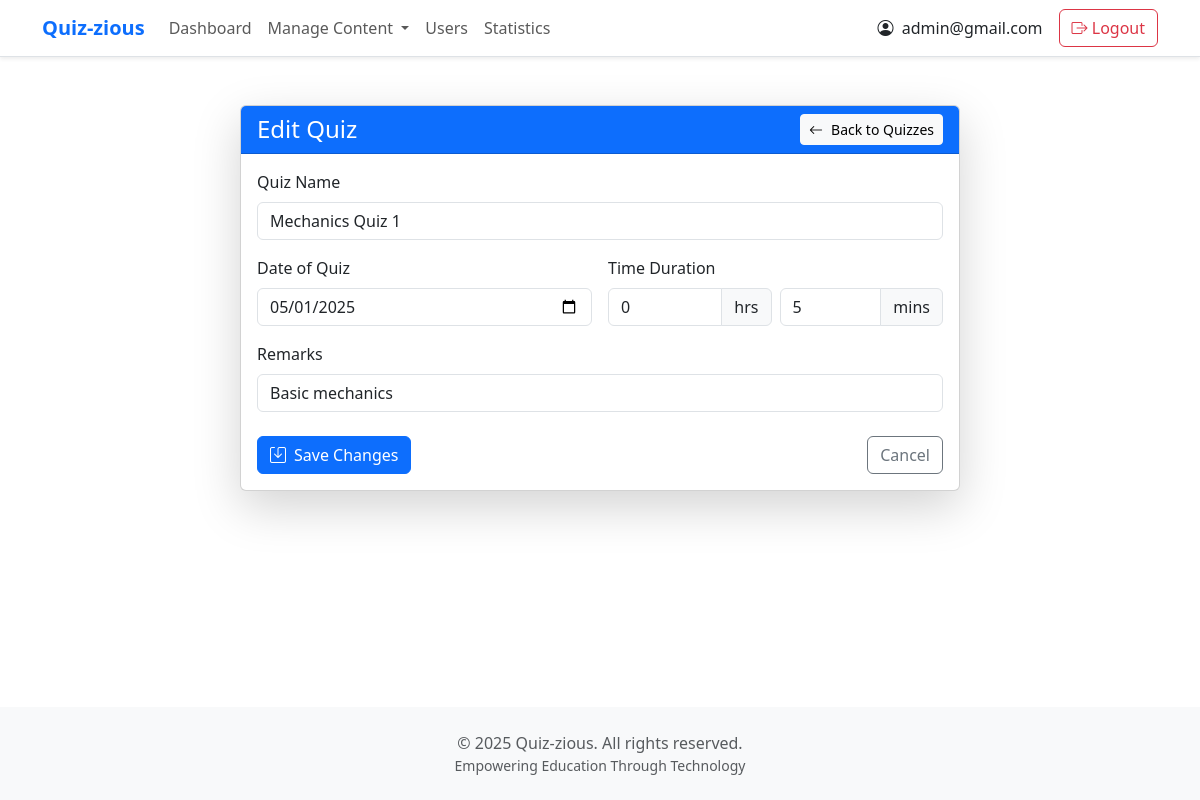
Screenshot of /admin/edit-quiz/1 (signed in) with the database file from the repository.
### tables this page shows
CREATE TABLE users (
            id INTEGER PRIMARY KEY AUTOINCREMENT,
            username TEXT UNIQUE,  -- This will be the email
            full_name TEXT,
            qualification TEXT,
            dob DATE,
            password TEXT,
            role TEXT
        );

CREATE TABLE quizzes (
    id INTEGER PRIMARY KEY AUTOINCREMENT,
    quiz_name TEXT NOT NULL,
    chapter_id INTEGER NOT NULL,
    date_of_quiz DATE NOT NULL,
    time_duration INTEGER NOT NULL,  -- Change to INTEGER to store total minutes
    remarks TEXT,
    FOREIGN KEY (chapter_id) REFERENCES chapters (id) ON DELETE CASCADE
);

### app.py (the view, shortened to what this page needs)
@app.route('/admin/edit-quiz/<int:quiz_id>', methods=['GET', 'POST'])
@admin_required
def edit_quiz(quiz_id):
    conn = sqlite3.connect('database.db')
    cursor = conn.cursor()
    cursor.execute("SELECT * FROM quizzes WHERE id=?", (quiz_id,))
    quiz = cursor.fetchone()  # Fetch the quiz data to edit
    conn.close()
    return render_template('edit_quiz.html', quiz=quiz)  # Pass the quiz data to the template

### app.py (called while the page is built)
@login_manager.user_loader # user loader for loading the user
def load_user(user_id):
    conn = sqlite3.connect('database.db')
    cursor = conn.cursor()
    cursor.execute("SELECT id, username, role, full_name FROM users WHERE id=?", (user_id,))
    user = cursor.fetchone()
    conn.close()
    if user:
        return User(user[0], user[1], user[2], user[3])
    return None

def admin_required(f):
    @wraps(f)
    def decorated_function(*args, **kwargs):
        if 'role' not in session or session['role'] != 'admin':
            return redirect(url_for('home'))  # Redirect to home if not admin
        return f(*args, **kwargs)
    return decorated_function

### templates/edit_quiz.html (shortened to what this page needs)
{% extends "base.html" %}
{% block content %}
<div class="container py-4">
    <div class="row justify-content-center">
        <div class="col-lg-8">
            <div class="card shadow-lg">
                <div class="card-header bg-primary text-white">
                    <div class="d-flex justify-content-between align-items-center">
                        <h2 class="h4 mb-0">Edit Quiz</h2>
                        <a href="/admin/quiz" class="btn btn-light btn-sm">
                            <i class="bi bi-arrow-left me-2"></i>Back to Quizzes
                        </a>
                    </div>
                </div>
                <div class="card-body">
                    <form method="POST" action="/admin/edit-quiz/{{ quiz[0] }}" class="needs-validation" novalidate>
                        <div class="row g-3">
                            <div class="col-12">
                                <label for="quiz_name" class="form-label">Quiz Name</label>
                                <input type="text" class="form-control" id="quiz_name" name="quiz_name"
                                       value="{{ quiz[1] }}" required>
                            </div>
                            <div class="col-md-6">
                                <label for="date_of_quiz" class="form-label">Date of Quiz</label>
                                <input type="date" class="form-control" id="date_of_quiz" name="date_of_quiz"
                                       value="{{ quiz[3] }}" required>
                            </div>
                            <div class="col-md-6">
                                <label class="form-label">Time Duration</label>
                                <div class="row g-2">
                                    <div class="col-6">
                                        <div class="input-group">
                                            <input type="number" class="form-control" id="time_duration_hours"
                                                   name="time_duration_hours" value="{{ quiz[4] // 60 }}"
                                                   min="0" required>
                                            <span class="input-group-text">hrs</span>
                                        </div>
                                    </div>
                                    <div class="col-6">
                                        <div class="input-group">
                                            <input type="number" class="form-control" id="time_duration_minutes"
                                                   name="time_duration_minutes" value="{{ quiz[4] % 60 }}"
                                                   min="0" max="59" required>
                                            <span class="input-group-text">mins</span>
                                        </div>
                                    </div>
                                </div>
                            </div>
                            <div class="col-12">
                                <label for="remarks" class="form-label">Remarks</label>
                                <input type="text" class="form-control" id="remarks" name="remarks"
                                       value="{{ quiz[5] }}" required>
                            </div>
                            <div class="col-12 d-flex justify-content-between mt-4">
                                <button type="submit" class="btn btn-primary">
                                    <i class="bi bi-save me-2"></i>Save Changes
                                </button>
                                <a href="/admin/quiz" class="btn btn-outline-secondary">
                                    Cancel
                                </a>
                            </div>
                        </div>
                    </form>
                </div>
            </div>
        </div>
    </div>
</div>
{% endblock %}

### templates/base.html (shortened to what this page needs)
<!DOCTYPE html>
<html lang="en" data-bs-theme="light">
<head>
    <link href="https://cdn.jsdelivr.net/npm/bootstrap@5.3.0/dist/css/bootstrap.min.css" rel="stylesheet">
    <link rel="stylesheet" href="https://cdn.jsdelivr.net/npm/bootstrap-icons@1.11.0/font/bootstrap-icons.css">
</head>
<body class="d-flex flex-column min-vh-100">
    <nav class="navbar navbar-expand-lg navbar-light bg-white border-bottom shadow-sm">
        <div class="container">
            <a class="navbar-brand fw-bold text-primary" href="{% if session['role'] == 'admin' %}{{ url_for('admin_dashboard') }}{% else %}{{ url_for('user_dashboard') }}{% endif %}">Quiz-zious</a>
            <div class="collapse navbar-collapse" id="navbarNav">
                <ul class="navbar-nav me-auto">
                    {% if session['role'] == 'admin' %}
                        <li class="nav-item">
                            <a class="nav-link" href="{{ url_for('admin_dashboard') }}">Dashboard</a>
                        </li>
                        <li class="nav-item dropdown">
                            <a class="nav-link dropdown-toggle" href="#" role="button" data-bs-toggle="dropdown" aria-expanded="false">
                                Manage Content
                            </a>
                        </li>
                        <li class="nav-item">
                            <a class="nav-link" href="/admin/manage-users">Users</a>
                        </li>
                        <li class="nav-item">
                            <a class="nav-link" href="{{ url_for('admin_statistics') }}">Statistics</a>
                        </li>
                    {% else %}
                        <li class="nav-item">
                            <a class="nav-link" href="{{ url_for('user_dashboard') }}">Dashboard</a>
                        </li>
                    {% endif %}
                </ul>
                <div class="d-flex align-items-center">
                    <div class="nav-item me-3">
                        <span class="text-dark">
                            <i class="bi bi-person-circle me-1"></i>
                            {{ session['username'] }}
                        </span>
                    </div>
                    <div class="nav-item">
                        <a class="btn btn-outline-danger" href="/logout">
                            <i class="bi bi-box-arrow-right"></i> Logout
                        </a>
                    </div>
                </div>
            </div>
        </div>
    </nav>
    <main class="container flex-grow-1 py-4">
        {% block content %}{% endblock %}
    </main>
    <footer class="footer mt-auto bg-light py-4">
        <div class="container">
            <div class="text-center text-muted">
                <p class="mb-0">&copy; 2025 Quiz-zious. All rights reserved.</p>
                <p class="mb-0 small">Empowering Education Through Technology</p>
            </div>
        </div>
    </footer>
</body>
</html>

### rows the page displays
users: username "admin@gmail.com"
quizzes: quiz_name "Mechanics Quiz 1", date_of_quiz "05/01/2025", time_duration_hours "0", time_duration_minutes "5", remarks "Basic mechanics"
